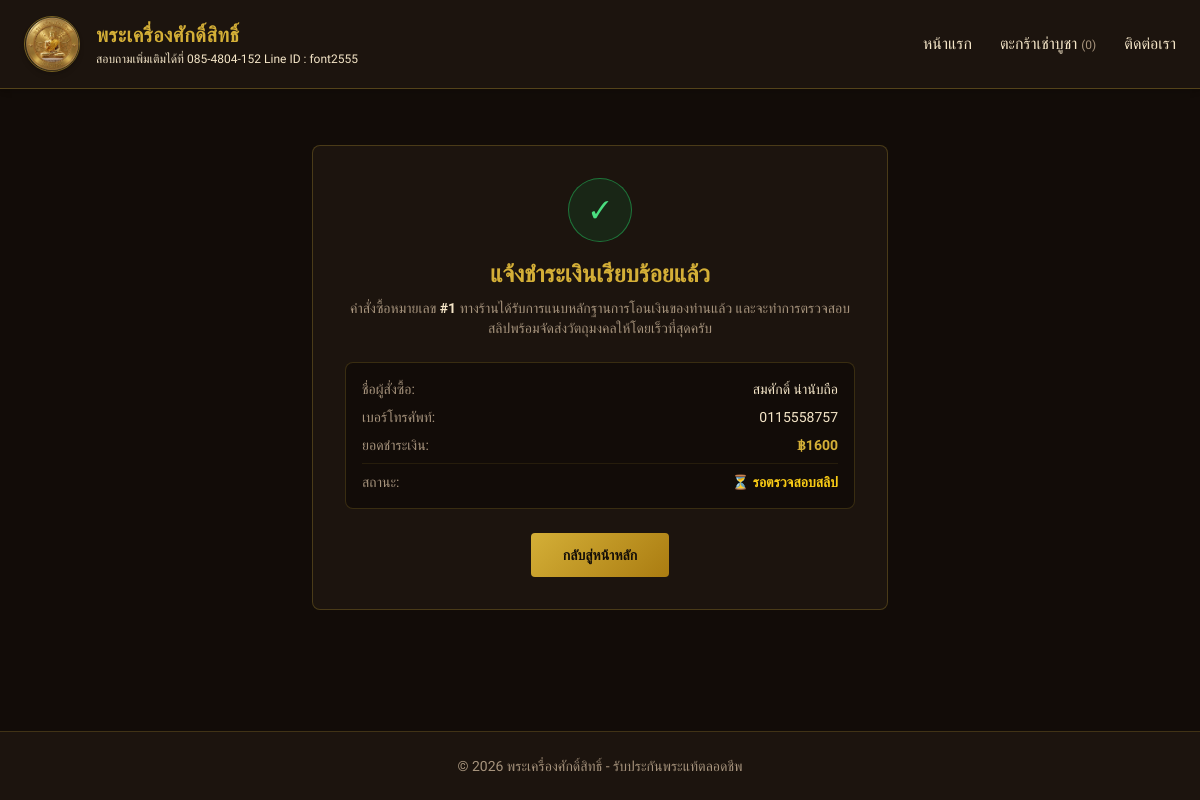
Screenshot of /orders/success/1/ with the database file from the repository.
### orders/models.py (models this page shows, shortened)
class Order(models.Model):
    STATUS_CHOICES = (
        ('pending', 'รอชำระเงิน / รอตรวจสอบสลิป'),
        ('paid', 'ชำระเงินแล้ว / จัดเตรียมวัตถุมงคล'),
        ('shipped', 'จัดส่งวัตถุมงคลเรียบร้อย'),
        ('cancelled', 'ยกเลิกคำสั่งซื้อ'),
    )
    full_name = models.CharField(max_length=200, verbose_name="ชื่อ-นามสกุล")
    phone = models.CharField(max_length=20, verbose_name="เบอร์โทรศัพท์")
    line_id = models.CharField(max_length=100, blank=True, null=True, verbose_name="LINE ID (สำหรับรับแจ้งเลขพัสดุ)")
    address = models.TextField(verbose_name="ที่อยู่จัดส่งวัตถุมงคล")
    total_price = models.DecimalField(max_digits=10, decimal_places=2, verbose_name="ราคารวม")
    slip_image = models.ImageField(upload_to='slips/', blank=True, null=True, verbose_name="สลิปโอนเงิน")
    status = models.CharField(max_length=20, choices=STATUS_CHOICES, default='pending', verbose_name="สถานะ")
    tracking_number = models.CharField(max_length=100, blank=True, null=True, verbose_name="เลขพัสดุ (Tracking No.)")
    created_at = models.DateTimeField(auto_now_add=True, verbose_name="วันที่สั่งซื้อ")
    class Meta:
        ordering = ['-created_at']

### orders/views.py (the view)
# urls.py: path('success/<int:order_id>/', views.order_success, name='order_success'),
def order_success(request, order_id):
    order = get_object_or_404(Order, id=order_id)
    return render(request, 'orders/success.html', {'order': order})

### cart/cart.py (called while the page is built)
    def __len__(self):
        return sum(item['quantity'] for item in self.cart.values())

### cart/context_processors.py (called while the page is built)
def cart(request):
    return {'cart': Cart(request)}

### templates/orders/success.html (shortened to what this page needs)
{% extends 'base.html' %}
{% block content %}
<div class="max-w-xl mx-auto sacred-card p-8 text-center my-8">
    <div class="w-16 h-16 bg-green-900/30 border border-green-500/50 rounded-full flex items-center justify-center mx-auto mb-4 text-2xl text-green-400">
        ✓
    </div>
    <h1 class="text-2xl font-bold text-[#D4AF37] mb-2">
        แจ้งชำระเงินเรียบร้อยแล้ว
    </h1>
    <p class="text-[#A6937C] text-sm mb-6">
        คำสั่งซื้อหมายเลข <span class="text-[#F5E6C8] font-bold">#{{ order.id }}</span> ทางร้านได้รับการแนบหลักฐานการโอนเงินของท่านแล้ว และจะทำการตรวจสอบสลิปพร้อมจัดส่งวัตถุมงคลให้โดยเร็วที่สุดครับ
    </p>
    <div class="bg-[#120C08] p-4 rounded-lg border border-[#D4AF37]/20 text-left text-sm space-y-2 mb-6">
        <div class="flex justify-between text-[#A6937C]">
            <span>ชื่อผู้สั่งซื้อ:</span>
            <span class="text-[#F5E6C8] font-medium">{{ order.full_name }}</span>
        </div>
        <div class="flex justify-between text-[#A6937C]">
            <span>เบอร์โทรศัพท์:</span>
            <span class="text-[#F5E6C8] font-medium">{{ order.phone }}</span>
        </div>
        <div class="flex justify-between text-[#A6937C]">
            <span>ยอดชำระเงิน:</span>
            <span class="text-[#D4AF37] font-bold">฿{{ order.total_price|floatformat:0 }}</span>
        </div>
        <div class="border-t border-[#D4AF37]/10 pt-2 flex justify-between text-[#A6937C]">
            <span>สถานะ:</span>
            <span class="text-yellow-400 font-semibold">⏳ รอตรวจสอบสลิป</span>
        </div>
    </div>
    <a href="{% url 'products:product_list' %}" class="btn-gold px-8 py-3 text-sm inline-block font-bold">
        กลับสู่หน้าหลัก
    </a>
</div>
{% endblock %}

### static/css/style.css (style rules this page uses)
:root { --bg-main: #120C08; --bg-card: #1C140E; --color-gold: #D4AF37; --color-gold-hover: #AA7C11; --text-main: #F5E6C8; --text-muted: #A6937C; --border-gold: rgba(212, 175, 55, 0.25); }
body { background-color: var(--bg-main); color: var(--text-main); font-family: 'Kanit', 'Sarabun', sans-serif; margin: 0; padding: 0; }
.sacred-card { background-color: var(--bg-card); border: 1px solid var(--border-gold); border-radius: 8px; transition: all 0.3s ease; }
.btn-gold { background: linear-gradient(135deg, var(--color-gold), var(--color-gold-hover)); color: #120C08; font-weight: bold; padding: 8px 16px; border-radius: 4px; text-decoration: none; display: inline-block; border: none; cursor: pointer; }

### rows the page displays
Order: id "1", full_name "สมศักดิ์ น่านับถือ", phone "0115558757", total_price "1600"
